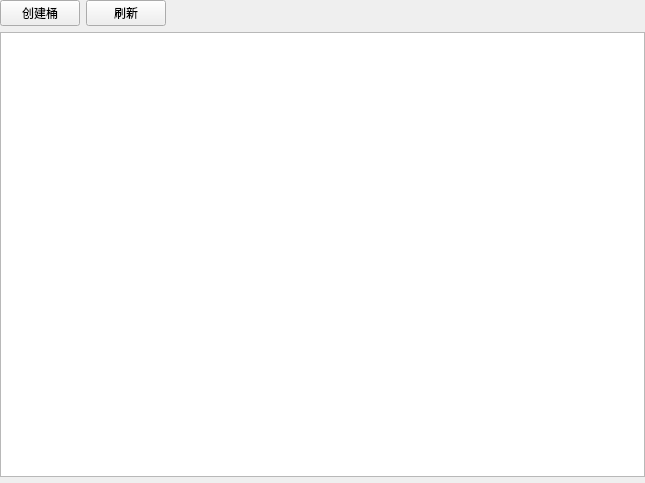
<?xml version="1.0" encoding="UTF-8"?>
<ui version="4.0">
 <class>UiBucketsTableWidget</class>
 <widget class="QWidget" name="UiBucketsTableWidget">
  <property name="geometry">
   <rect>
    <x>0</x>
    <y>0</y>
    <width>645</width>
    <height>483</height>
   </rect>
  </property>
  <property name="windowTitle">
   <string>Form</string>
  </property>
  <layout class="QVBoxLayout" name="verticalLayout">
   <property name="leftMargin">
    <number>0</number>
   </property>
   <property name="topMargin">
    <number>0</number>
   </property>
   <property name="rightMargin">
    <number>0</number>
   </property>
   <property name="bottomMargin">
    <number>0</number>
   </property>
   <item>
    <widget class="QWidget" name="widgetTools" native="true">
     <layout class="QHBoxLayout" name="horizontalLayout">
      <property name="leftMargin">
       <number>0</number>
      </property>
      <property name="topMargin">
       <number>0</number>
      </property>
      <property name="rightMargin">
       <number>0</number>
      </property>
      <property name="bottomMargin">
       <number>0</number>
      </property>
      <item>
       <widget class="UiPushButton" name="btnCreateBucket">
        <property name="text">
         <string>创建桶</string>
        </property>
       </widget>
      </item>
      <item>
       <widget class="UiPushButton" name="btnRefresh">
        <property name="text">
         <string>刷新</string>
        </property>
       </widget>
      </item>
      <item>
       <spacer name="horizontalSpacer">
        <property name="orientation">
         <enum>Qt::Horizontal</enum>
        </property>
        <property name="sizeHint" stdset="0">
         <size>
          <width>480</width>
          <height>20</height>
         </size>
        </property>
       </spacer>
      </item>
     </layout>
    </widget>
   </item>
   <item>
    <widget class="QTableView" name="tableView">
     <property name="editTriggers">
      <set>QAbstractItemView::NoEditTriggers</set>
     </property>
     <property name="selectionBehavior">
      <enum>QAbstractItemView::SelectRows</enum>
     </property>
     <property name="showGrid">
      <bool>false</bool>
     </property>
    </widget>
   </item>
   <item>
    <widget class="UiPageWidget" name="widgetPage" native="true"/>
   </item>
  </layout>
 </widget>
 <customwidgets>
  <customwidget>
   <class>UiPushButton</class>
   <extends>QPushButton</extends>
   <header>fend/uicom/uipushbutton.h</header>
  </customwidget>
  <customwidget>
   <class>UiPageWidget</class>
   <extends>QWidget</extends>
   <header>fend/uicom/uipagewidget.h</header>
   <container>1</container>
  </customwidget>
 </customwidgets>
 <resources/>
 <connections/>
</ui>
